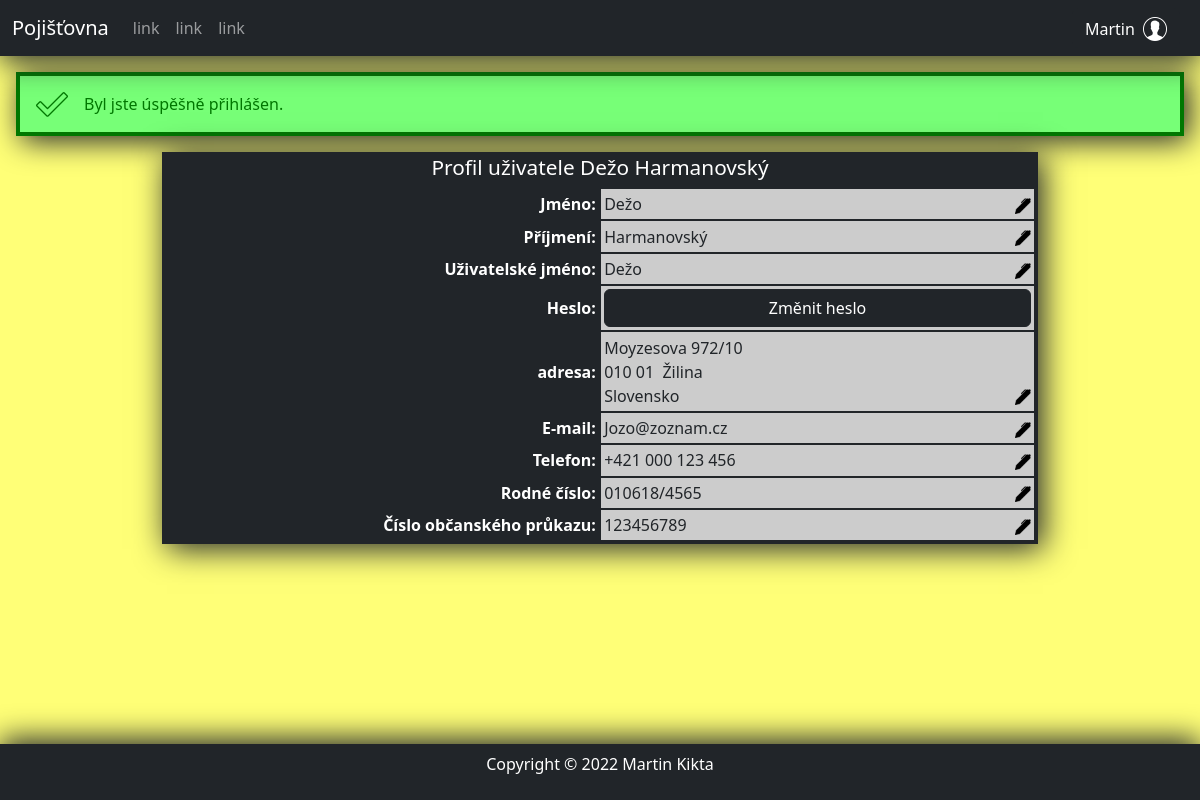
The app's page /profile/133 (signed in) with its own data.
### tables this page shows
CREATE TABLE `persons` (
  `persons_id` int(11) NOT NULL,
  `first_name` varchar(40) NOT NULL,
  `last_name` varchar(40) NOT NULL,
  `date_of_birth` date NOT NULL,
  `contact` int(11) NOT NULL,
  `address` int(11) DEFAULT NULL,
  `user` int(11) DEFAULT NULL,
  `identity_card_number` varchar(10) NOT NULL,
  `national_id_number` varchar(10) NOT NULL
);

### index.php (called while the page is built, shortened)
<?php
    $router = new RouterController();
    $router->work(array($_SERVER['REQUEST_URI']));
    $router->writeView();

### Controllers/ProfileController.php (called while the page is built, shortened)
<?php
class ProfileController extends Controller
{
    public PersonManager $personManager;
    public ContactManager $contactManager;
    public AddressManager $addressManager;
    public UserManager $userManager;
    public AreaCodeManager $areaCodeManager;
    public StateManager $stateManager;
    public function work($parameters): void
    {
        $this->personManager = new PersonManager();
        $this->contactManager = new ContactManager();
        $this->areaCodeManager = new AreaCodeManager();
        $this->addressManager = new AddressManager();
        $this->stateManager = new StateManager();
        $this->userManager = new UserManager();
        if (isset($parameters[0]) && is_numeric($parameters[0])) {
            $personId = $parameters[0];
            $this->person = $this->getAllclientData($personId);
        } else {
            $this->redirect("chyba");
        }
    }
    public function getAllclientData($personId): array
    {
        try {
            $person = $this->personManager->getPerson($personId, "*");
            $contact = $this->contactManager->getContact($person["contact"], "*");
            $areaCode = $this->areaCodeManager->getAreaCode($contact["area_code"], "*");
            $address = $this->addressManager->getAddress($person["address"], "*");
            $state = $this->stateManager->getState($address["state"]);
            if ($person["user"]) {
                $user = $this->userManager->getUser($person["user"], "*");
            } else {
                $user = array("user_name" => "");
            }
            $address["ZIP"] = Formater::formatZIP($address["ZIP"]);
            $contact["phone"] = Formater::formatPhoneNumber($contact["phone"]);
            $contact["area_code"] = $contact["phone"];
            $person["national_id_number"] = Formater::formatNationalIdNumber($person["national_id_number"]);
            return array_merge($person, $contact, $areaCode, $address, $state, $user);
        } catch (Exception $error) {
            $this->addMessage($error->getCode() . "Nepodařilo se načíst data!", TypeOfMessage::ERROR);
            $this->redirect("chyba");
        }
    }
}

### Models/PersonManager.php (called while the page is built, shortened)
<?php
class personManager
{
    public function getPerson(int $id, ...$columns) : ?array
    {
        $columns=implode(", ", $columns);
        try {
            $person = Mysql::oneRow('SELECT '.$columns.' FROM persons
                WHERE persons_id = ?;',
                array($id), PDO::FETCH_ASSOC
            );
        } catch (Exception $error) {
            throw new UserException('Došlo k chybě databáze.', 40901);
        }
        return (empty($person)) ? null : $person;
    }
}

### Models/Mysql.php (called while the page is built, shortened)
<?php
  class Mysql{
    public static PDO $connection;
    private static array $settings = array(
      PDO::ATTR_ERRMODE => PDO::ERRMODE_EXCEPTION,
      PDO::MYSQL_ATTR_INIT_COMMAND => "SET NAMES utf8",
      PDO::ATTR_EMULATE_PREPARES => false,
    );
    public static function connect(string $host, string $user, string $password, string $databaze) : void
    {
      if (!isset(self::$connection)){
        self::$connection = @new PDO(
          "mysql:host=$host;dbname=$databaze",
          $user,
          $password,
          self::$settings
        );
      }
    }
    public static function oneRow(string $query, array $parameters = array(), $mode = PDO::FETCH_DEFAULT) : array|bool{
      $return = self::$connection->prepare($query);
      $return->execute($parameters);
      return $return->fetch($mode);
    }
  }

### Controllers/RouterController.php (called while the page is built, shortened)
<?php
    class RouterController extends Controller
    {
        protected Controller $controller;
        public function work(array $parameters) : void
        {
            $devidedPath = $this->parseURL($parameters[0]);
            $classOfController = $this->dashesToCamelCase(array_shift($devidedPath)) . 'Controller';
            if (file_exists('Controllers/' . $classOfController . '.php'))
                $this->controller = new $classOfController;
            else
                $this->redirect('error');
            $this->controller->work($devidedPath);
        }
        private function parseURL(string $url) : array
        {
            $parsedURL = parse_url($url);
            $parsedURL["path"] = ltrim($parsedURL["path"], "/");
            $parsedURL["path"] = trim($parsedURL["path"]);
            $devidedPath = explode("/", $parsedURL["path"]);
            return $devidedPath;
        }
        private function dashesToCamelCase(string $text) : string
        {
            $sentence = str_replace('-', ' ', $text);
            $sentence = ucwords($sentence);
            $sentence = str_replace(' ', '', $sentence);
            return $sentence;
        }
    }

### Models/Formater.php (called while the page is built, shortened)
<?php
class Formater{
    public static function formatNationalIdNumber(string $nationalIdNumber) : string
    {
        $beforeSlash=mb_substr($nationalIdNumber, 0,6);
        $afterSlash=mb_substr($nationalIdNumber, 6,4);
        return $beforeSlash."/".$afterSlash;
    }
}

### Views/profile.phtml (the view, shortened to what this page needs)
<div class="profile-table container">
    <h2 class="text-white text-center">Profil uživatele <?= $person["first_name"] ?> <?= $person["last_name"] ?> </h2>
    <div class="row user-row bg-dark">
        <div class="th col-6">Jméno:</div>
        <div class="td col-6" id="first_name-container">
            <div>
                <span id="first_name-span">
                    <?= $person["first_name"] ?>
                </span>
            </div>
            <a href="javascript: openForm('first_name-container')" class="align-self-end ms-auto <?= $edit["first_name"] ?>"><img src="img/pen.png" alt="editovat" class="icon"></a>
        </div>
        <div class="th col-6">Příjmení:</div>
        <div class="td col-6" id="last_name-container">
            <div>
                <span id="last_name-span">
                    <?= $person["last_name"] ?>
                </span>
            </div>
            <a href="javascript: openForm('last_name-container')" class="align-self-end ms-auto <?= $edit["last_name"] ?>"><img src="img/pen.png" alt="editovat" class="icon"></a>
        </div>
        <div class="th col-6" id="user_name-th">Uživatelské jméno:</div>
        <div class="td col-6" id="user_name-container">
            <div>
                <span id="user_name-span">
                    <?= $person["user_name"] ?>
                </span>
            </div>
            <a href="javascript: openForm('user_name-container')" class="align-self-end ms-auto <?= $edit["user_name"] ?>"><img src="img/pen.png" alt="editovat" class="icon"></a>
        </div>
        <div class="th col-6"id="password-th">Heslo:</div>
        <div class="td col-6" id="password-container">
            <a href="javascript: openForm('password-container')" class="btn btn-dark w-100">Změnit heslo</a>
        </div>
        <div class="th col-6">adresa:</div>
        <div class="td col-6 m-0" id="address">
            <address class="mb-0">
                <span id="street_and_number-span">
                    <?= $person["street_and_number"] ?>
                </span>
                <br>
                <span id="ZIP-span"><?= $person["ZIP"] ?></span>&nbsp;
                <span id="city-span"><?= $person["city"] ?></span>
                <br>
                <span id="state-span" data-index="<?= $person["state"] ?>"><?= $person["state_name"] ?></span>
            </address>
            <a href="javascript: openForm('address')" class="align-self-end ms-auto <?= $edit["address"] ?>"><img src="img/pen.png" alt="editovat" class="icon"></a>
        </div>
        <div class="th col-6">E-mail:</div>
        <div class="td col-6" id="mail-container">
            <div>
                <span id="mail-span">
                    <?= $person["mail"] ?>
                </span>
            </div>
            <a href="javascript: openForm('mail-container')" class="align-self-end ms-auto <?= $edit["mail"] ?>"><img src="img/pen.png" alt="editovat" class="icon"></a>
        </div>
        <div class="th col-6">Telefon:</div>
        <div class="td col-6" id="phone-container">
            <div>
                <span id="area_code-span" data-index="<?= $person["area_code_id"] ?>">
                    <?= $person["area_code"] ?>
                </span>
                <span id="phone-span">
                    <?= $person["phone"] ?>
                </span>
            </div>
            <a href="javascript: openForm('phone-container')" class="align-self-end ms-auto <?= $edit["phone"] ?>"><img src="img/pen.png" alt="editovat" class="icon"></a>
        </div>
        <div class="th col-6">Rodné číslo:</div>
        <div class="td col-6" id="national_id_number-container">
            <div>
                <span id="national_id_number-span">
                    <?= $person["national_id_number"] ?>
                </span>
            </div>
            <a href="javascript: openForm('national_id_number-container')" class="align-self-end ms-auto <?= $edit["national_id_number"] ?>"><img src="img/pen.png" alt="editovat" class="icon"></a>
        </div>
        <div class="th col-6">Číslo občanského průkazu:</div>
        <div class="td col-6" id="identity_card_number-container">
            <div>
                <span id="identity_card_number-span">
                    <?= $person["identity_card_number"] ?>
                </span>
            </div>
            <a href="javascript: openForm('identity_card_number-container')" class="align-self-end ms-auto <?= $edit["identity_card_number"] ?>"><img src="img/pen.png" alt="editovat" class="icon"></a>
        </div>
    </div>
</div>

### style.css (style rules this page uses)
body { min-height: 100vh; background-color: #ffff77; box-sizing: border-box; display: flex; flex: 1; flex-direction: column; }
.container { box-shadow: 5px 5px 30px #212529; }
h2 { font-size: 1.3rem; }
.icon { height: 1rem; }
.th { justify-content: end; font-weight: bold; color: #ffffff; background-color: #212529; text-align: right; }
.user-row { background-color: green; padding: 0; }
.user-row:nth-child(even) .td { background-color: #cccccc; }
.td, .th { border: 1px solid #212529; display: flex; flex-direction: row; align-items: center; padding: 0.2rem; }
.user-row .th { color: #ffffff; }
.profile-table .row { background-color: #cccccc; }
.profile-table { border: 3px solid #212529; background-color: #212529; height: max-content; padding: -1px 10px; }
@media (min-width: 768px) { .profile-table { width: 75%; } }

### records on screen
persons: first_name "Dežo", last_name "Harmanovský", identity_card_number "123456789"

### other values on screen
$user["user_name"] "Martin"
$message["text"] "Byl jste úspěšně přihlášen."
$person["street_and_number"] "Moyzesova 972/10"
$person["ZIP"] "010 01"
$person["city"] "Žilina"
$person["state_name"] "Slovensko"
$person["mail"] "Jozo@zoznam.cz"
$person["area_code"] "+421"
$person["phone"] "000 123 456"
$person["national_id_number"] "010618/4565"
